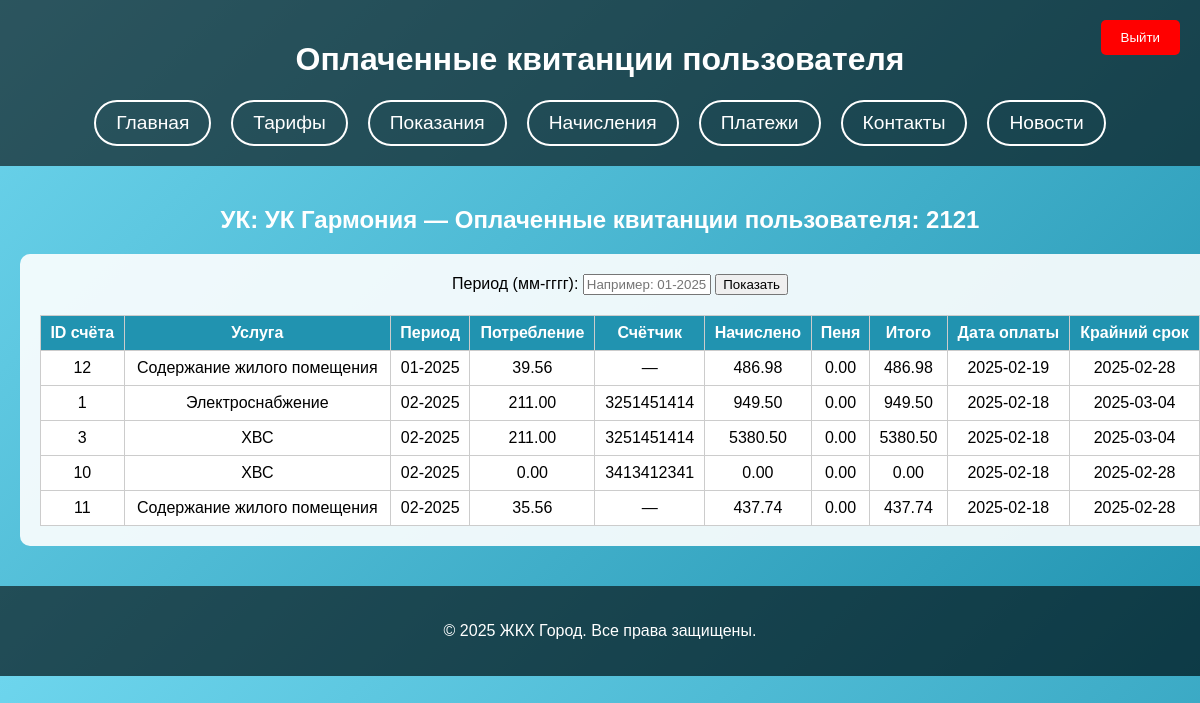
Screenshot of /payments_user.php?user_id=11 (signed in) with the database file from the repository.
### tables this page shows
CREATE TABLE management_company (
    management_company_id INT AUTO_INCREMENT PRIMARY KEY,
    management_company_name        VARCHAR(30)  NOT NULL UNIQUE,   
    management_company_address     TEXT NOT NULL,
    management_company_login       VARCHAR(20)  NOT NULL,
    management_company_password    VARCHAR(15)  NOT NULL,
    management_company_phone       VARCHAR(11)  NOT NULL,
    management_company_email       VARCHAR(30)  NOT NULL UNIQUE,
    management_company_workhours   TEXT NOT NULL,
    management_company_INN         CHAR(10) NOT NULL UNIQUE,
    management_company_KPP         CHAR(9)  NOT NULL UNIQUE,
    management_company_payacc      CHAR(20) NOT NULL UNIQUE,       
    management_company_BIK         CHAR(9)  NOT NULL UNIQUE,
    management_company_coracc      CHAR(20) NOT NULL UNIQUE        
);

CREATE TABLE users (
    user_id INT AUTO_INCREMENT PRIMARY KEY,
    fullname VARCHAR(150)  NOT NULL,        
    login VARCHAR(20) NOT NULL UNIQUE,      
    password VARCHAR(15) NOT NULL,          
    date_of_birth DATE NOT NULL,            
    phone VARCHAR(11) NOT NULL,             
    email VARCHAR(30) NOT NULL,
    passport_series CHAR(4) NOT NULL,       
    passport_number CHAR(6) NOT NULL UNIQUE,   
    account_number VARCHAR(20) NOT NULL UNIQUE,  
    account_balance NUMERIC(20,2) DEFAULT 0,     
    INN CHAR(12) NOT NULL UNIQUE,                
    address_id INT NOT NULL,
    CONSTRAINT fk_users_address
        FOREIGN KEY (address_id)
        REFERENCES address(address_id) 
        ON UPDATE CASCADE
);

CREATE TABLE bills (
    bill_id INT AUTO_INCREMENT PRIMARY KEY,
    tariff_id INT NOT NULL,    
    consumption NUMERIC(10,2),
    receiving_date TIMESTAMP NOT NULL DEFAULT CURRENT_TIMESTAMP,   
    payment_date DATE DEFAULT NULL,                                
    deadline_date DATE NOT NULL,                                   
    user_id INT NOT NULL,                                          
    meter_id INT,                                                  
    last_update TIMESTAMP NULL DEFAULT NULL,
    cost NUMERIC(12,2),
    penalty NUMERIC(12,2),
    total_amount NUMERIC(12,2),
    billing_period VARCHAR(10),                                    
    CONSTRAINT fk_bills_tariffs
        FOREIGN KEY (tariff_id)
        REFERENCES tariffs(tariff_id)
        ON UPDATE CASCADE,
    CONSTRAINT fk_bills_users
        FOREIGN KEY (user_id)
        REFERENCES users(user_id)
        ON UPDATE CASCADE,
    CONSTRAINT fk_bills_meter
        FOREIGN KEY (meter_id)
        REFERENCES meter(meter_id)
        ON UPDATE CASCADE
);

CREATE TABLE tariffs (
    tariff_id INT AUTO_INCREMENT PRIMARY KEY,
    service_type ENUM('ХВС', 'ГВС', 'Электроснабжение', 'Отопление', 'Газ', 'Вывоз мусора', 'Фонд капитального ремонта', 'Содержание жилого помещения') NOT NULL,
    price NUMERIC(10,2) NOT NULL,          
    measurement_unit VARCHAR(20),
    resource_supplier_id INT,
    management_company_id INT,
    normative DECIMAL(10,2) NULL,
    CONSTRAINT fk_tariffs_resource_supplier
        FOREIGN KEY (resource_supplier_id)
        REFERENCES resource_supplier(resource_supplier_id)
        ON UPDATE CASCADE
        ON DELETE CASCADE,
    CONSTRAINT fk_tariffs_management_company
        FOREIGN KEY (management_company_id)
        REFERENCES management_company(management_company_id)
        ON UPDATE CASCADE
        ON DELETE CASCADE
);

CREATE TABLE meter (
    meter_id INT AUTO_INCREMENT PRIMARY KEY,
    meter_serial_number VARCHAR(10) NOT NULL UNIQUE,
    resource_type ENUM('ХВС', 'ГВС', 'Электричество', 'Отопление', 'Газ') NOT NULL,
    installation_date DATE NOT NULL,
    last_check DATE NOT NULL,
    address_id INT NOT NULL,
    resource_supplier_id INT NOT NULL,
    meter_type ENUM('общедомовой', 'индивидуальный') NOT NULL,
    is_deleted TINYINT(1) NOT NULL DEFAULT 0,
    CONSTRAINT fk_meter_address
        FOREIGN KEY (address_id)
        REFERENCES address(address_id)
        ON UPDATE CASCADE,
    CONSTRAINT fk_meter_resource_supplier
        FOREIGN KEY (resource_supplier_id)
        REFERENCES resource_supplier(resource_supplier_id)
        ON UPDATE CASCADE
);

### payments_user.php (the view, shortened to what this page needs)
<?php
$conn = new mysqli('localhost:3306', 'root', 'Vk280205+', 'jkh1');
$view_user_id = (int)$_GET['user_id'];
$current_user_id = $_SESSION['user_id'];
$stmt_check_mc = $conn->prepare("
    SELECT management_company_id
    FROM management_company
    WHERE management_company_id = ?
");
$stmt_check_mc->bind_param("i", $current_user_id);
$stmt_check_mc->execute();
$stmt_check_mc->store_result();
$is_management_company = ($stmt_check_mc->num_rows > 0);
$mc_name = "";
if ($is_management_company) {
    $stmt_mc = $conn->prepare("
        SELECT management_company_name
        FROM management_company
        WHERE management_company_id = ?
    ");
    $stmt_mc->bind_param("i", $current_user_id);
    $stmt_mc->execute();
    $stmt_mc->bind_result($mc_name);
}
$stmt_user = $conn->prepare("
    SELECT fullname
    FROM users
    WHERE user_id = ?
");
$stmt_user->bind_param("i", $view_user_id);
$stmt_user->execute();
$stmt_user->bind_result($selected_user_name);
$selected_period = isset($_GET['billing_period']) ? trim($_GET['billing_period']) : "";
$payments = [];
$sql = "
    SELECT
        b.bill_id,
        t.service_type,
        b.billing_period,
        b.consumption,
        b.cost,
        b.penalty,
        b.total_amount,
        b.payment_date,
        b.deadline_date,
        m.meter_serial_number
    FROM bills b
    JOIN tariffs t ON b.tariff_id = t.tariff_id
    LEFT JOIN meter m ON b.meter_id = m.meter_id
    WHERE b.user_id = ?
      AND b.payment_date IS NOT NULL
";
$bind_types = "i";
$bind_vals = [$view_user_id];
$sql .= " ORDER BY b.payment_date DESC";
$stmt_p = $conn->prepare($sql);
$stmt_p->bind_param($bind_types, ...$bind_vals);
$stmt_p->execute();
$res_p = $stmt_p->get_result();
while ($row = $res_p->fetch_assoc()) {
    $payments[] = $row;
}
?>
<!DOCTYPE html>
<html lang="ru">
<head>
</head>
<body>
<header>
    <h1>Оплаченные квитанции пользователя</h1>
    <form method="POST">
        <button type="submit" name="logout" class="logout-btn">Выйти</button>
    </form>
    <nav>
        <a href="admin.php">Главная</a>
        <a href="tariffs.php">Тарифы</a>
        <a href="pokazaniya.php">Показания</a>
        <a href="bills.php">Начисления</a>
        <a href="payments.php">Платежи</a>
        <a href="contact.php">Контакты</a>
        <a href="news.php">Новости</a>
    </nav>
</header>
<section class="content">
    <?php if ($is_management_company): ?>
        <h2>УК: <?php echo htmlspecialchars($mc_name); ?> — Оплаченные квитанции пользователя: <?php echo htmlspecialchars($selected_user_name); ?></h2>
    <?php else: ?>
        <h2>Мои оплаченные квитанции — <?php echo htmlspecialchars($selected_user_name); ?></h2>
    <?php endif; ?>
    <div class="container">
        <form method="GET" style="margin-bottom:20px;">
            <label>Период (мм-гггг):</label>
            <input type="text" name="billing_period"
                   placeholder="Например: 01-2025"
                   value="<?php echo htmlspecialchars($selected_period); ?>"
                   style="width:120px;">
            <button type="submit">Показать</button>
        </form>
        <?php if (!empty($payments)): ?>
            <table>
                <thead>
                    <tr>
                        <th>ID счёта</th>
                        <th>Услуга</th>
                        <th>Период</th>
                        <th>Потребление</th>
                        <th>Счётчик</th>
                        <th>Начислено</th>
                        <th>Пеня</th>
                        <th>Итого</th>
                        <th>Дата оплаты</th>
                        <th>Крайний срок</th>
                    </tr>
                </thead>
                <tbody>
                    <?php foreach ($payments as $p): ?>
                        <tr>
                            <td><?php echo $p['bill_id']; ?></td>
                            <td><?php echo htmlspecialchars($p['service_type']); ?></td>
                            <td><?php echo htmlspecialchars($p['billing_period']); ?></td>
                            <td><?php echo htmlspecialchars($p['consumption']); ?></td>
                            <td><?php echo $p['meter_serial_number'] ? htmlspecialchars($p['meter_serial_number']) : '—'; ?></td>
                            <td><?php echo htmlspecialchars($p['cost']); ?></td>
                            <td><?php echo htmlspecialchars($p['penalty']); ?></td>
                            <td><?php echo htmlspecialchars($p['total_amount']); ?></td>
                            <td><?php echo htmlspecialchars($p['payment_date']); ?></td>
                            <td><?php echo htmlspecialchars($p['deadline_date']); ?></td>
                        </tr>
                    <?php endforeach; ?>
                </tbody>
            </table>
        <?php else: ?>
            <p>Оплаченных квитанций не найдено за указанный период или вообще нет.</p>
        <?php endif; ?>
    </div>
</section>
<footer>
    <p>&copy; 2025 ЖКХ Город. Все права защищены.</p>
</footer>
</body>
</html>

### payments_user.php (style rules this page uses)
body { font-family: Arial, sans-serif; background: linear-gradient(135deg, #6dd5ed, #2193b0); color: #fff; margin:0; padding:0; }
header, footer { text-align: center; background: rgba(0,0,0,0.6); padding:20px; }
nav { display: flex; justify-content: center; gap: 20px; margin-top:15px; }
nav a { color: #fff; text-decoration: none; font-size:1.2em; padding: 10px 20px; border: 2px solid #fff; border-radius:25px; transition: 0.3s; }
.logout-btn { position: absolute; top:20px; right:20px; background: red; color:#fff; border:none; padding:10px 20px; border-radius:5px; cursor:pointer; }
.content { padding:20px; text-align:center; }
.container { background: rgba(255,255,255,0.9); color:#000; padding:20px; margin:20px auto; border-radius:10px; max-width:1500px; width:100%; }
table { width:100%; border-collapse: collapse; margin-top:15px; overflow-x:auto; }
th, td { border:1px solid #ccc; padding:8px; background:#fff; color:#000; }
th { background:#2193b0; color:#fff; }

### rows the page displays
management_company: management_company_name "УК Гармония"
users: fullname "2121"
bills: bill_id "12", tariff.service_type "Содержание жилого помещения", billing_period "01-2025", consumption "39.56", cost "486.98", penalty "0.00", total_amount "486.98", payment_date "2025-02-19", deadline_date "2025-02-28"
bills: bill_id "1", tariff.service_type "Электроснабжение", billing_period "02-2025", consumption "211.00", meter.meter_serial_number "3251451414", cost "949.50", penalty "0.00", total_amount "949.50", payment_date "2025-02-18", deadline_date "2025-03-04"
bills: bill_id "3", tariff.service_type "ХВС", billing_period "02-2025", consumption "211.00", meter.meter_serial_number "3251451414", cost "5380.50", penalty "0.00", total_amount "5380.50", payment_date "2025-02-18", deadline_date "2025-03-04"
bills: bill_id "10", tariff.service_type "ХВС", billing_period "02-2025", consumption "0.00", meter.meter_serial_number "3413412341", cost "0.00", penalty "0.00", total_amount "0.00", payment_date "2025-02-18", deadline_date "2025-02-28"
bills: bill_id "11", tariff.service_type "Содержание жилого помещения", billing_period "02-2025", consumption "35.56", cost "437.74", penalty "0.00", total_amount "437.74", payment_date "2025-02-18", deadline_date "2025-02-28"
